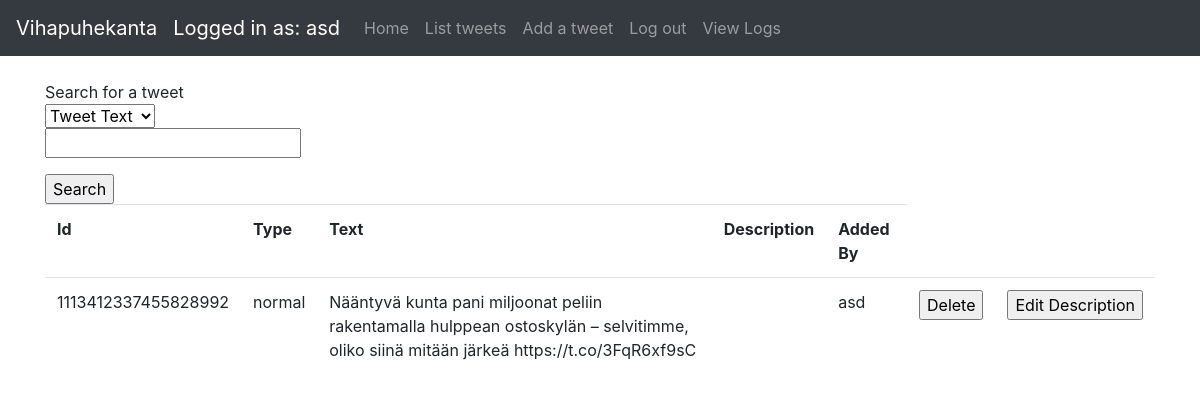
The page /tweets (signed in) on the database its author committed.
### application/auth/models.py (models this page shows, shortened)
class User(db.Model):
    __tablename__ = "account"
    id = db.Column(db.Integer, primary_key=True)
    date_created = db.Column(db.DateTime, default=db.func.current_timestamp())
    date_modified = db.Column(db.DateTime, default=db.func.current_timestamp(),
                              onupdate=db.func.current_timestamp())
    name = db.Column(db.String(144), nullable=False)
    username = db.Column(db.String(144), nullable=False)
    password = db.Column(db.String(144), nullable=False)
    urole = db.Column(db.String(80))
    tweets = db.relationship("Tweet", backref='account', lazy=True)

### application/tweets/models.py (models this page shows, shortened)
class Tweet(db.Model):
    id = db.Column(db.Integer, primary_key=True)
    date_created = db.Column(db.DateTime, default=db.func.current_timestamp())
    date_modified = db.Column(db.DateTime, default=db.func.current_timestamp(),
                              onupdate=db.func.current_timestamp())
    tweetid = db.Column(db.String(100))
    tweettype = db.Column(db.String(100))
    tweettext = db.Column(db.String(300))
    addedby = db.Column(db.String(100))
    tweetdescription = db.Column(db.String(100))
    account_id = db.Column(db.Integer, db.ForeignKey('account.id'),
                           nullable=False)

### application/tweets/views.py (the view)
@app.route("/tweets", methods=['GET', 'POST'])
@login_required
def tweets_index():
    search = TweetSearchForm(request.form)
    if request.method == 'POST':
        return search_results(search)
    tweets = tweet_query_user().all()
    return render_template("tweets/list.html", tweets=tweets, form=search)

### application/tweets/forms.py
class TweetSearchForm(Form):
    choices = [('Tweet Text', 'Tweet Text'), ('Tweet Type', 'Tweet Type')]
    select = SelectField('Search for tweets: ', choices=choices)
    search = StringField('')

### application/__init__.py (called while the page is built)
@login_manager.user_loader
def load_user(user_id):
    return User.query.get(user_id)

### application/tweets/views.py (called while the page is built)
def tweet_query_user():
    return db.session().query(Tweet).filter(Tweet.account_id == current_user.id)

### application/templates/tweets/list.html (shortened to what this page needs)
{% extends "layout.html" %}
{% block body %}
    {% if current_user.is_authenticated %}
        <div>Search for a tweet</div>
        <form method=post action="{{ url_for('tweets_index') }}">
            <d1>
                {{ form.select }}
                <p>
                    {{ form.search }}
            </d1>
            </p><input type="submit" value="Search"/>
        </form>
        <table class="table table-hover">
            <tr>
                <th>Id</th>
                <th>Type</th>
                <th>Text</th>
                <th>Description</th>
                <th>Added By</th>
            </tr>
            {% for tweet in tweets %}
                <tr>
                    <td>{{ tweet.tweetid }}</td>
                    <td>{{ tweet.tweettype }}</td>
                    <td>{{ tweet.tweettext }}</td>
                    <td>{{ tweet.tweetdescription }}</td>
                    <td>{{ tweet.addedby }}</td>
                    <td>
                        <form method="POST" action="{{ url_for('tweet_delete', id = tweet.id) }}">
                            <input type="submit" value="Delete">
                        </form>
                    </td>
                    <td>
                        <form method="GET" action="{{ url_for('tweets_view', id = tweet.id) }}">
                            <input type="submit" value="Edit Description">
                        </form>
                    </td>
                </tr>
            {% endfor %}
        </table>
    {% else %}
        <div>Log in</div>
    {% endif %}
{% endblock %}

### application/templates/layout.html (shortened to what this page needs)
<!DOCTYPE html>
<html>
<head>
    <link rel="stylesheet" href="https://maxcdn.bootstrapcdn.com/bootstrap/4.0.0/css/bootstrap.min.css"
>
</head>
<body>
<nav class="navbar navbar-expand-md navbar-dark bg-dark mb-4">
    <a class="navbar-brand" href="#">Vihapuhekanta</a>
    {% if current_user.is_authenticated %}
        <ul class="navbar-nav mr-auto">
            <li>
                <a class="navbar-brand" href="#">Logged in as: {{ current_user.name }}</a>
            </li>
            <li class="nav-item">
                <a class="nav-link" href="/">Home</a>
            </li>
            <li class="nav-item">
                <a class="nav-link" href="{{ url_for('tweets_index') }}">List tweets</a>
            </li>
            <li class="nav-item">
                <a class="nav-link" href="{{ url_for('tweets_form') }}">Add a tweet</a>
            </li>
            <li class="nav-item">
                <a class="nav-link" href="{{ url_for('auth_logout') }}">Log out</a>
            </li>
            <li class="nav-item">
                <a class="nav-link" href="{{ url_for('view_logs') }}">View Logs</a>
            </li>
        </ul>
    {% endif %}
</nav>
<main role="main" class="container">
    {% block body %}{% endblock %}
</main>
</body>
</html>

### rows shown on the page
User: name "asd"
Tweet: tweetid "1113412337455828992", tweettype "normal", tweettext "Nääntyvä kunta pani miljoonat peliin rakentamalla hulppean ostoskylän – selvitimme, oliko siinä mitään järkeä https://t.co/3FqR6xf9sC", addedby "asd"
